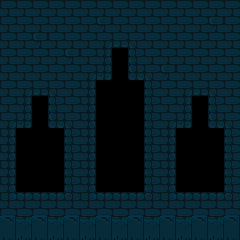

Tiled map render using the project's own tile images. Description and the whole map definition, tile-layer contents included, below:
An orthogonal 15x15 tile map with 16x16 px tiles, 1 tile layer (Tile Layer 1).

<map version="1.0" orientation="orthogonal" width="15" height="15" tilewidth="16" tileheight="16">
 <tileset firstgid="1" name="tiles1" tilewidth="16" tileheight="16">
  <image source="../../../../img/tiles/tiles1.gif" trans="ff00ff" width="256" height="256" />
 </tileset>
 <layer name="Tile Layer 1" width="15" height="15">
  <data encoding="csv">
26,26,26,26,26,26,26,26,26,26,26,26,26,26,26,
26,26,26,26,26,26,59,26,26,26,26,26,26,59,26,
26,26,59,26,26,26,9,10,11,26,26,26,26,26,26,
26,26,26,26,59,26,25,0,27,26,26,26,26,26,26,
26,26,26,26,26,9,74,0,73,11,59,26,26,26,26,
26,9,10,11,26,25,0,0,0,27,26,9,10,11,26,
26,25,0,27,26,25,0,0,0,27,26,25,0,27,26,
9,74,0,73,11,25,0,0,0,27,9,74,0,73,11,
25,0,0,0,27,25,0,0,0,27,25,0,0,0,27,
25,0,0,0,27,25,0,0,0,27,25,0,0,0,27,
25,0,0,0,27,25,0,0,0,27,25,0,0,0,27,
25,0,0,0,27,25,0,0,0,27,25,0,0,0,27,
41,42,42,42,43,41,42,42,42,43,41,42,42,42,43,
93,94,93,94,93,94,93,94,93,94,93,94,93,94,93,
109,110,109,110,109,110,109,110,109,110,109,110,109,110,109
</data>
 </layer>
</map>
